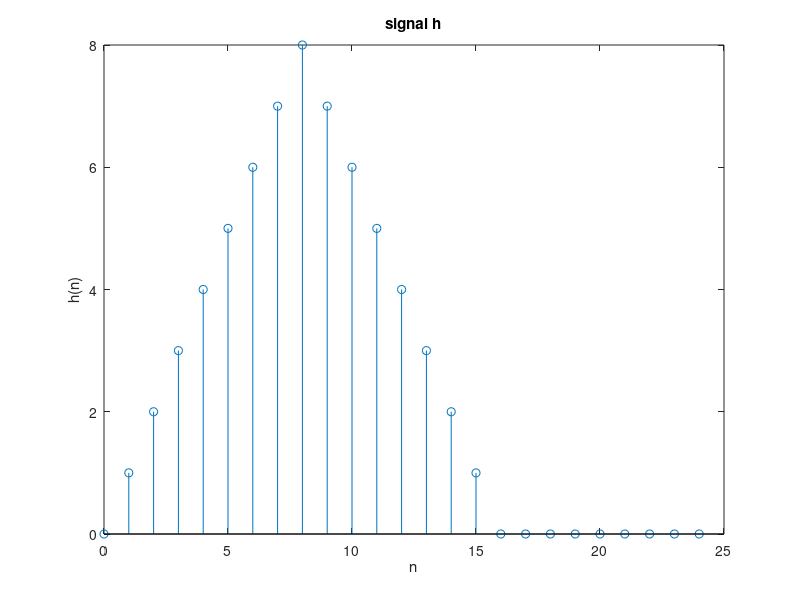
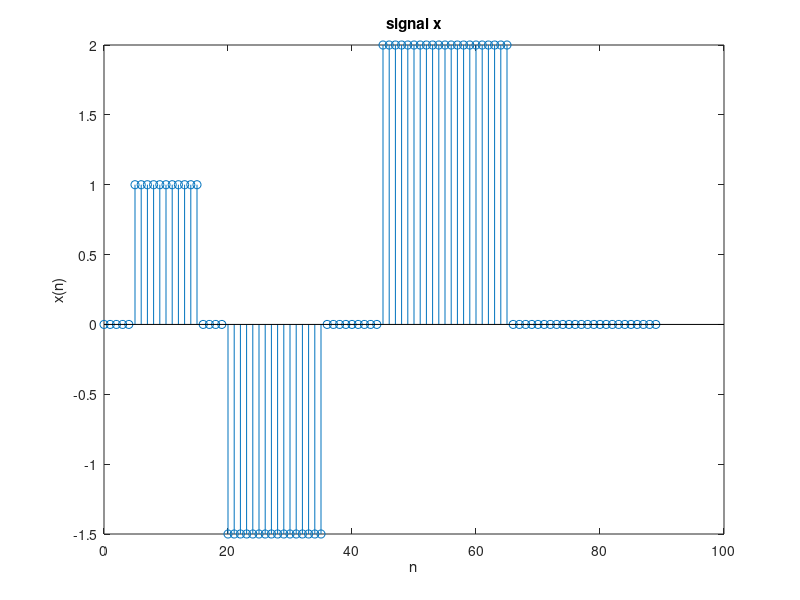

Source code (MATLAB) for these figures, in order: (Note: this script raises an error after producing the figures.)
clc;
clear all;
close all;
%defining h(n) signal with 25 samples which is defined as:
for n=0:8
    h(n+1)=n;
end

for n=9:16
    h(n+1)=16-n;
end

for n=17:24
    h(n+1)=0;
end

Nh=24;

%plot figure
figure;
stem (0:Nh,h);
title ('signal h');
xlabel ('n');
ylabel ('h(n)');

%defining x(n) signal with 90 samples which is defined as::-
for n=0:4
    x(n+1)=0;
end

for n=5:15
    x(n+1)=1;
end

for n=16:19
    x(n+1)=0;
end

for n=20:35
    x(n+1)=-1.5;
end

for n=36:44
    x(n+1)=0;
end

for n=45:65
    x(n+1)=2;
end

for n=66:89
    x(n+1)=0;
end

Nx=89;

% plot figure
figure;
stem (0:Nx,x);
title ('signal x');
xlabel ('n');
ylabel ('x(n)');

%calling convolution function
[y Ny] = CONV1(x,Nx,h,Nh);

%plot figure
figure;
stem (0:Ny,y);
title ('convolution sequence y');
xlabel ('n');
ylabel('y(n)');
